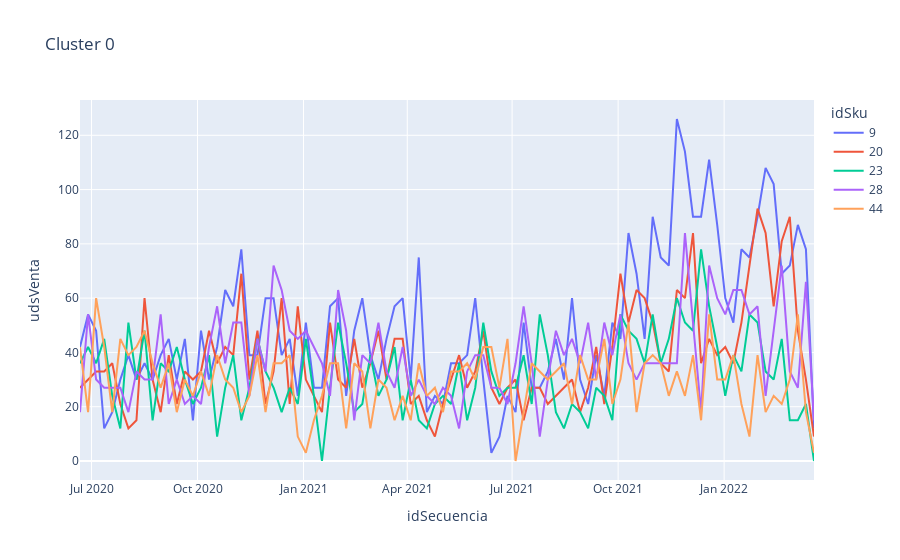
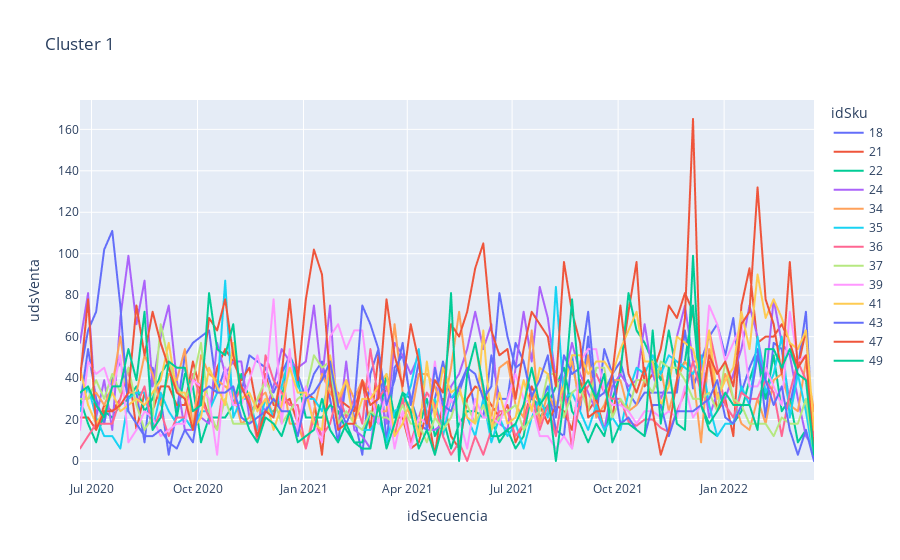
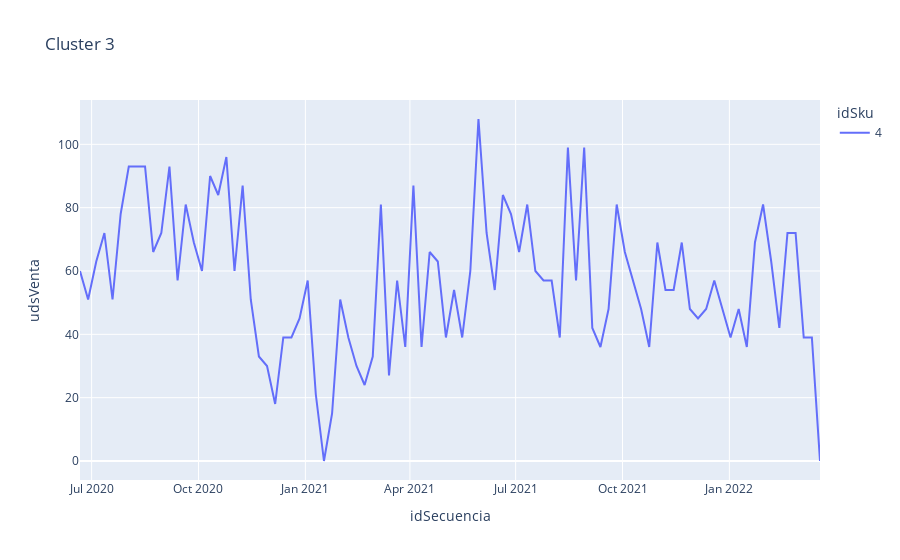

The code cell stored with these charts, in order, in its notebook:
### Code cell
# plot de los clusters
for i in range(0, 13):
    df_cluster = df_clusters[df_clusters['cluster'] == i]
    df_cluster = df_cluster.pivot(index='idSecuencia', columns='idSku', values='udsVenta')
    df_cluster = df_cluster.fillna(0)
    df_cluster = df_cluster.reset_index()
    df_cluster = df_cluster.melt(id_vars=['idSecuencia'], var_name='idSku', value_name='udsVenta')
    fig = px.line(df_cluster, x='idSecuencia', y='udsVenta', color='idSku', title='Cluster ' + str(i))
    fig.show()
